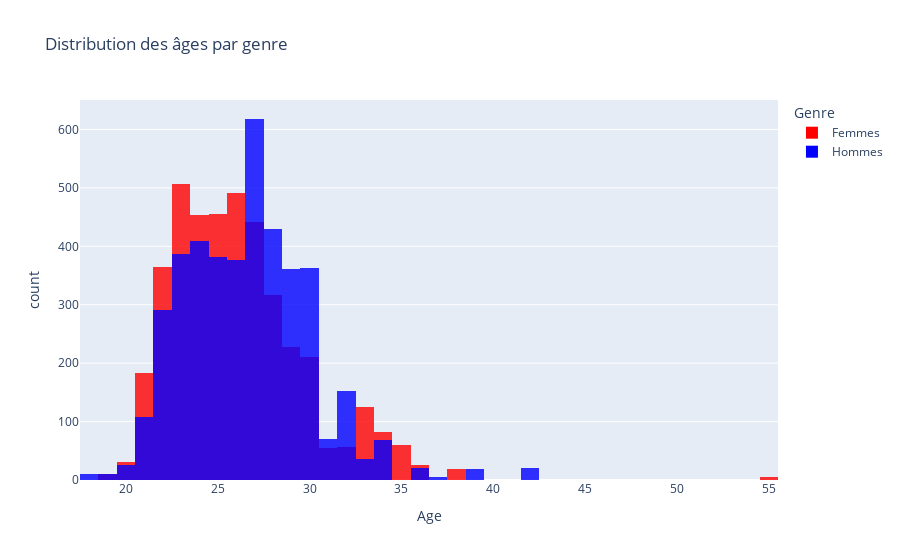

Notebook code cell kept with this figure:
### Markdown cell above
### Répartition des ages par genres

### Code cell
fig = px.histogram(df, x='age', color='gender',
                   color_discrete_map={'Hommes': 'blue', 'Femmes': 'red'},
                   title='Distribution des âges par genre',
                   labels={'age': 'Age', 'gender': 'Genre'},
                   barmode='overlay', opacity=0.8)
fig.show()

### Figure 1 — Plotly figure (JSON) as saved in the notebook; plotly's stock layout.template omitted (floating-point values rounded to 4 significant figures; data arrays with more than 128 entries replaced by an {"elided": "..."} marker saying what was removed)
{"data": [{"alignmentgroup": "True", "bingroup": "x", "hovertemplate": "Genre=Femmes<br>Age=%{x}<br>count=%{y}<extra></extra>", "legendgroup": "Femmes", "marker": {"color": "red", "opacity": 0.8, "pattern": {"shape": ""}}, "name": "Femmes", "offsetgroup": "Femmes", "orientation": "v", "showlegend": true, "type": "histogram", "x": {"elided": "4184 int values"}, "xaxis": "x", "yaxis": "y"}, {"alignmentgroup": "True", "bingroup": "x", "hovertemplate": "Genre=Hommes<br>Age=%{x}<br>count=%{y}<extra></extra>", "legendgroup": "Hommes", "marker": {"color": "blue", "opacity": 0.8, "pattern": {"shape": ""}}, "name": "Hommes", "offsetgroup": "Hommes", "orientation": "v", "showlegend": true, "type": "histogram", "x": {"elided": "4194 int values"}, "xaxis": "x", "yaxis": "y"}], "layout": {"barmode": "overlay", "legend": {"title": {"text": "Genre"}, "tracegroupgap": 0}, "title": {"text": "Distribution des âges par genre"}, "xaxis": {"anchor": "y", "domain": [0, 1], "title": {"text": "Age"}}, "yaxis": {"anchor": "x", "domain": [0, 1], "title": {"text": "count"}}}}
